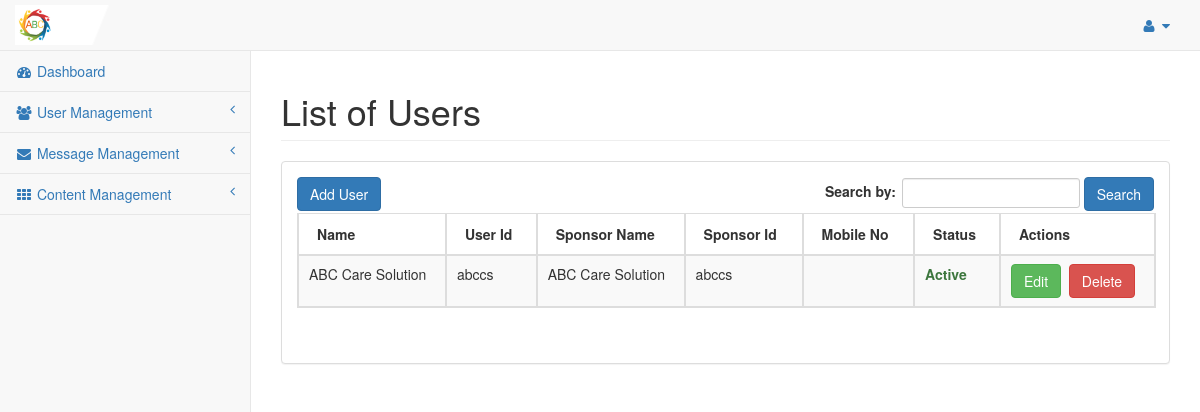
Before: /index.php/admin/user/user_list with the older database file.
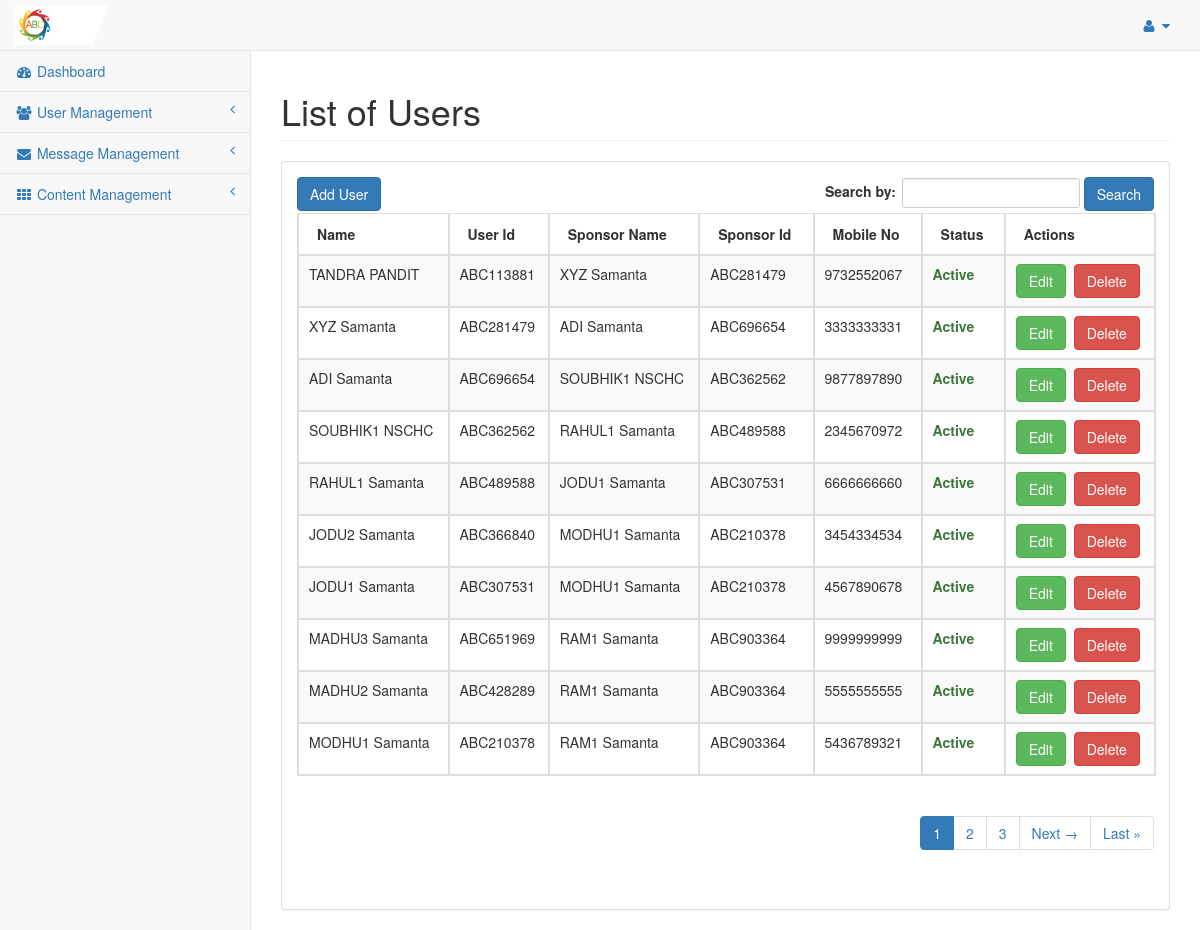
After: the same page with the newer database file.
### tables this page shows
CREATE TABLE `abc_settings` (
  `settings_id` int(11) NOT NULL,
  `sitename` varchar(255) NOT NULL,
  `siteaddress` varchar(255) NOT NULL,
  `logoname` varchar(255) NOT NULL,
  `logopathname` varchar(255) NOT NULL,
  `notification` text NOT NULL,
  `title` text NOT NULL,
  `date_added` int(11) NOT NULL
);

CREATE TABLE `abc_users` (
  `user_id` int(11) NOT NULL,
  `sponsor_id` varchar(255) NOT NULL,
  `first_name` varchar(255) NOT NULL,
  `last_name` varchar(255) NOT NULL,
  `email` varchar(255) NOT NULL,
  `password` varchar(255) NOT NULL,
  `original_password` varchar(255) NOT NULL,
  `mobile_no` varchar(255) NOT NULL,
  `address` text NOT NULL,
  `city` varchar(255) NOT NULL,
  `district` varchar(255) NOT NULL,
  `post_code` varchar(255) NOT NULL,
  `state_id` int(11) NOT NULL,
  `nominee_info` text NOT NULL,
  `nominee_relation` tinytext NOT NULL,
  `about_me` text NOT NULL,
  `pnr1` varchar(255) NOT NULL,
  `pnr2` varchar(255) NOT NULL,
  `pnr3` varchar(255) NOT NULL,
  `parent_id` int(11) NOT NULL,
  `status` enum('Y','N') NOT NULL DEFAULT 'N',
  `last_login` int(11) NOT NULL,
  `approved_on` int(11) NOT NULL,
  `date_added` int(11) NOT NULL,
  `date_modified` int(11) NOT NULL
);

### application/models/Defaultdata.php (called while the page is built, shortened)
<?php
class Defaultdata extends CI_Model {
	private $mydata = array();
	public function getBackendDefaultData()
	{
		$this->mydata["tot_segments"] = $this->getUrlSegments();
		$this->mydata['general_settings'] = $this->grabSettingData();
		$this->mydata['admin_profile'] = $this->grabProfileData();
		$this->mydata["sidebar"] = $this->load->view('admin/partials/sidebar', null, true);
		$this->data = $this->mydata;
		$this->headerdata = $this->mydata;
		$this->data["header"] = $this->load->view('admin/partials/header', $this->headerdata, true);
		$this->data["head"] = $this->load->view('admin/partials/head', $this->headerdata, true);
		$this->data["footer"] = $this->load->view('admin/partials/footer', null, true);
		return $this->data;
	}
	public function getUrlSegments()
	{
		$all_segment=$this->uri->segment_array();
		return $all_segment;
	}
	public function grabSettingData(){
		$query = $this->db->get(TABLE_SETTINGS);
		return $query->row();
	}
	public function grabProfileData(){
		$query = $this->db->get(TABLE_ADMIN);
		return $query->row();
	}
}
?>

### application/controllers/admin/User.php (called while the page is built, shortened)
<?php
	class User extends CI_Controller {
		public $data = array();
		public function __construct(){
			parent::__construct();
			$this->load->model('userdata');
			$this->data = $this->defaultdata->getBackendDefaultData();
		}
		public function user_list()
		{
			$like = array();
			parse_str($_SERVER['QUERY_STRING'], $like);
			unset($like['page']);
			$search_key = $this->input->get('search_key');
			if(isset($search_key) && $search_key){
				$this->data['search_key'] = $search_key;
			}else{
				$this->data['search_key'] = '';
			}
			$user_data = $this->userdata->grab_user_list(null, $like);
			$config['base_url'] = base_url('admin/user-list');
			$config['total_rows'] = count($user_data);
			$pagination = $this->config->item('pagination');
			$pagination = array_merge($config, $pagination);
			$this->pagination->initialize($pagination);
			$this->data['page'] = ($this->input->get('page')) ? $this->input->get('page') : 0;
			$this->data['pagination'] = $this->pagination->create_links();
			$user_paginated_data = $this->userdata->grab_user_list($this->data['page'], $like);
			$this->data['user_details'] = $user_paginated_data;
			$this->load->view('admin/user_list', $this->data);
		}
	}
?>

### index.php (called while the page is built, shortened)
<?php
require_once BASEPATH.'core/CodeIgniter.php';

### application/models/Userdata.php (called while the page is built, shortened)
<?php
class Userdata extends CI_Model {
	public function grab_user_list($page=null, $like){
		$likes = '';
		if(is_numeric($page)){
			$sql = "SELECT A.user_id AS id, A.first_name AS first_name, A.last_name AS last_name, A.mobile_no, A.sponsor_id AS user_id, A.status, B.first_name AS parent_first_name, B.last_name AS parent_last_name, B.sponsor_id FROM ".TABLE_USER." A, ".TABLE_USER." B WHERE A.parent_id = B.user_id ".$likes." ORDER BY A.user_id DESC LIMIT ".$page.", ".PAGINATION_PER_PAGE;
		}else{
			$sql = "SELECT A.user_id AS id, A.first_name AS first_name, A.last_name AS last_name, A.mobile_no, A.sponsor_id AS user_id, A.status, B.first_name AS parent_first_name, B.last_name AS parent_last_name, B.sponsor_id FROM ".TABLE_USER." A, ".TABLE_USER." B WHERE A.parent_id = B.user_id ".$likes." ORDER BY A.user_id DESC";
		}
		$query = $this->db->query($sql);
		return $query->result();
	}
}

### application/config/config.php (called while the page is built, shortened)
<?php
switch(ENVIRONMENT){
	case "development":
		$config['base_url'] = 'http://localhost/abc_git/';
	break;
}
$config['index_page'] = 'index.php';
$config['uri_protocol']	= 'REQUEST_URI';
$config['url_suffix'] = '';
$config['language']	= 'english';
$config['charset'] = 'UTF-8';
$config['enable_hooks'] = FALSE;
$config['subclass_prefix'] = 'MY_';
$config['composer_autoload'] = FALSE;
$config['permitted_uri_chars'] = 'a-z 0-9~%.:_\-';
$config['enable_query_strings'] = FALSE;
$config['controller_trigger'] = 'c';
$config['function_trigger'] = 'm';
$config['directory_trigger'] = 'd';
$config['allow_get_array'] = TRUE;
$config['log_threshold'] = 4;
$config['log_path'] = '';
$config['log_file_extension'] = '';
$config['log_file_permissions'] = 0644;
$config['log_date_format'] = 'Y-m-d H:i:s';
$config['error_views_path'] = '';
$config['cache_path'] = '';
$config['cache_query_string'] = FALSE;
$config['encryption_key'] = 'E)H@McQfTjWmZq4t7w!z%C*F-JaNdRgUkXp2s5u8x/A?D(G+KbPeShVmYq3t6w9y';
$config['sess_driver'] = 'files';
$config['sess_cookie_name'] = 'ci_session';
$config['sess_expiration'] = 7200;
$config['sess_save_path'] = NULL;
$config['sess_match_ip'] = FALSE;
$config['sess_time_to_update'] = 300;
$config['sess_regenerate_destroy'] = FALSE;
$config['cookie_prefix']	= '';
$config['cookie_domain']	= '';
$config['cookie_path']		= '/';
$config['cookie_secure']	= FALSE;
$config['cookie_httponly'] 	= FALSE;
$config['standardize_newlines'] = FALSE;
$config['global_xss_filtering'] = FALSE;
$config['csrf_protection'] = FALSE;
$config['csrf_token_name'] = 'csrf_test_name';
$config['csrf_cookie_name'] = 'csrf_cookie_name';
$config['csrf_expire'] = 7200;
$config['csrf_regenerate'] = TRUE;
$config['csrf_exclude_uris'] = array();
$config['compress_output'] = FALSE;
$config['time_reference'] = 'local';
$config['rewrite_short_tags'] = FALSE;
$config['proxy_ips'] = '';

### application/views/admin/user_list.php (the view)
<?php echo $head;?>
<div id="wrapper">
	<?php echo $header;?>
	<div id="page-wrapper" style="min-height: 374px;">
    <div class="row">
        <div class="col-lg-12">
            <h1 class="page-header">List of Users</h1>
        </div>
    </div>
    <div class="row">
        <div class="col-lg-12">
            <div class="panel panel-default">
				<div class="panel-body">
					<div id="dataTables-example_wrapper" class="dataTables_wrapper form-inline dt-bootstrap no-footer">
					  <div class="row">
						 <div class="col-sm-6">
							<a href="<?php echo base_url('admin/user-add');?>" class="btn btn-primary">Add User</a>
						 </div>
						 <div class="col-sm-6">
							<form action="<?php echo base_url('admin/user-list');?>" method="GET" role="form">
								<div id="dataTables-example_filter" class="dataTables_filter">
									<label>Search by:<input name="search_key" type="search" class="form-control input-sm" placeholder="" aria-controls="dataTables-example" id="user-search" value="<?php echo $search_key;?>"></label>
									<button type="submit" class="btn btn-primary">Search</button>
								</div>
							</form>
						 </div>
					  </div>
					  <div class="row">
						 <div class="col-sm-12">
							<table width="100%" class="table table-striped table-bordered table-hover dataTable no-footer dtr-inline" id="dataTables-example" role="grid" aria-describedby="dataTables-example_info" style="width: 100%;">
							   <thead>
								  <tr role="row">
									<th>Name</th>
									<th>User Id</th>
									<th>Sponsor Name</th>
									<th>Sponsor Id</th>
									<th>Mobile No</th>
									<th>Status</th>
									<th>Actions</th>
								  </tr>
							   </thead>
							   <tbody>
							    <?php if(!empty($user_details)){ ?>
								<?php foreach($user_details AS $detail) {?>
								  <tr class="gradeA odd" role="row">
									 <td><?php echo $detail->first_name.' '.$detail->last_name;?></td>
									 <td><?php echo $detail->user_id;?></td>
									 <td><?php echo $detail->parent_first_name.' '.$detail->parent_last_name;?></td>
									 <td><?php echo $detail->sponsor_id;?></td>
									 <td><?php echo $detail->mobile_no;?></td>
									 <td class="center"><?php echo ($detail->status == 'Y' ? '<strong class="text-success">Active</strong>' : '<strong class="text-danger">Inactive</strong>');?></td>
									 <td class="center">
										<a href="<?php echo base_url('admin/user-edit/'.$detail->id);?>" class="btn btn-success" title="Edit">Edit</a>&nbsp;
										<?php
											if($detail->status == 'Y'){
										?>
										<a href="javascript:void(0);" onclick="onDeleteConfirm('<?php echo base_url('admin/user/user_delete/'.$detail->id);?>');" class="btn btn-danger" title="Delete">Delete<a>
										<?php
											}
										?>
									</td>
								  </tr>
								  <?php } ?>
								  <?php }else{ ?>
								  <tr class="gradeA odd" role="row"><td colspan="7" style="text-align:center;">No records found</td></tr>
								  <?php } ?>
							   </tbody>
							</table>
						 </div>
					  </div>
					 <div class="pagination" style="float:right;">
						<?php echo $pagination ?>
					</div>
					</div>
					</div>
            </div>
        </div>
    </div>
</div>
</div>
<?php echo $footer; ?>

### application/views/admin/partials/sidebar.php (shortened to what this page needs)
<div class="navbar-default sidebar" role="navigation">
	<div class="sidebar-nav navbar-collapse">
		<ul class="nav" id="side-menu">
			<li>
				<a href="<?php echo base_url('admin/dashboard');?>"><i class="fa fa-dashboard fa-fw"></i> Dashboard</a>
			</li>
			<li>
				<a href="#"><i class="fa fa-users fa-fw"></i> User Management<span class="fa arrow"></span></a>
			</li>
			<li>
				<a href="#"><i class="fa fa-envelope fa-fw"></i> Message Management<span class="fa arrow"></span></a>
			</li>
			<li>
				<a href="#"><i class="fa fa-th fa-fw"></i> Content Management<span class="fa arrow"></span></a>
			</li>
		</ul>
	</div>
</div>

### application/views/admin/partials/header.php (shortened to what this page needs)
<nav class="navbar navbar-default navbar-static-top" role="navigation" style="margin-bottom: 0">
	<div class="navbar-header">
		<a class="navbar-brand" href="<?php echo base_url('admin/dashboard');?>">
			<?php
				if(isset($general_settings->logoname) && file_exists(UPLOAD_RELATIVE_LOGO_PATH.$general_settings->logoname)){
			?>
				<img src="<?php echo UPLOAD_LOGO_PATH.$general_settings->logoname.'?v='.time();?>" width="230" height="50">
			<?php
				}
			?>
		</a>
	</div>
	<ul class="nav navbar-top-links navbar-right">
		<li class="dropdown">
			<a class="dropdown-toggle" data-toggle="dropdown" href="#">
				<i class="fa fa-user fa-fw"></i> <i class="fa fa-caret-down"></i>
			</a>
		</li>
	</ul>
	<?php echo $sidebar; ?>
</nav>

### application/views/admin/partials/head.php (shortened to what this page needs)
<!DOCTYPE html>
	<html lang="en">
	<head>
		<link href="<?php echo base_url(); ?>assets/styles/bootstrap.min.css" rel="stylesheet">
		<link href="<?php echo base_url(); ?>assets/styles/metisMenu.min.css" rel="stylesheet">
		<link href="<?php echo base_url(); ?>assets/styles/sb-admin-2.css" rel="stylesheet">
		<link href="<?php echo base_url(); ?>assets/styles/jquery.dataTables.min.css" rel="stylesheet" type="text/css">
		<link href="<?php echo base_url(); ?>assets/styles/font-awesome.min.css" rel="stylesheet" type="text/css">
		<link rel="stylesheet" href="<?php echo base_url(); ?>assets/styles/jquery-ui.min.css">
		<link rel="stylesheet" href="<?php echo base_url(); ?>assets/styles/fine-uploader-new.min.css">
		<link rel="stylesheet" href="<?php echo base_url(); ?>assets/styles/select2.min.css">
	</head>
	<body>

### application/views/admin/partials/footer.php (shortened to what this page needs)
</body>
</html>

### application/config/global_constant.php (shortened to what this page needs)
<?php
	$config['site_info'] = array(
		"email_smtp_host" => "localhost",
		"email_smtp_port" => "25",
		"smtp_email" => "",
		"smtp_password" => "",
		"max_register_user" => 10,
		"max_active_user" => 4,
		"google_captcha_site_key" => "6LcSjaQUAAAAAAmNa_3MEmKWFdycM-RQWeMAJOSb",
		"google_captcha_secret_key" => "6LcSjaQUAAAAABkotuBc7mGVGveQND2a_hlOmAM-",
		"activation_fees" => 3200,
		"donation_per_basis" => 1000
	);
	$config['pagination']['per_page'] = PAGINATION_PER_PAGE;
	$config['pagination']["uri_segment"] = 3;
	$config['pagination']["num_links"] = 2;
	$config['pagination']['use_page_numbers'] = TRUE;
	$config['pagination']['page_query_string'] = TRUE;
	$config['pagination']['query_string_segment'] = 'page';
	$config['pagination']['reuse_query_string'] = TRUE;
	$config['pagination']['full_tag_open'] = '<ul class="pagination">';
	$config['pagination']['full_tag_close'] = '</ul>';
	$config['pagination']['first_link'] = '&laquo; First';
	$config['pagination']['first_tag_open'] = '<li class="prev page">';
	$config['pagination']['first_tag_close'] = '</li>';
	$config['pagination']['last_link'] = 'Last &raquo;';
	$config['pagination']['last_tag_open'] = '<li class="next page">';
	$config['pagination']['last_tag_close'] = '</li>';
	$config['pagination']['next_link'] = 'Next &rarr;';
	$config['pagination']['next_tag_open'] = '<li class="next page">';
	$config['pagination']['next_tag_close'] = '</li>';
	$config['pagination']['prev_link'] = '&larr; Previous';
	$config['pagination']['prev_tag_open'] = '<li class="prev page">';
	$config['pagination']['prev_tag_close'] = '</li>';
	$config['pagination']['cur_tag_open'] = '<li class="active"><a href="">';
	$config['pagination']['num_tag_open'] = '<li class="page">';
	$config['pagination']['num_tag_close'] = '</li>';

### assets/styles/sb-admin-2.css (style rules this page uses)
body { background-color: #f8f8f8; }
#wrapper { width: 100%; }
#page-wrapper { padding: 0 15px; min-height: 568px; background-color: white; }
@media (min-width: 768px) { #page-wrapper { position: inherit; margin: 0 0 0 250px; padding: 0 30px; border-left: 1px solid #e7e7e7; } }
.navbar-top-links { margin-right: 0; }
.navbar-top-links li { display: inline-block; }
.navbar-top-links li:last-child { margin-right: 15px; }
.navbar-top-links li a { padding: 15px; min-height: 50px; }
.sidebar .sidebar-nav.navbar-collapse { padding-left: 0; padding-right: 0; }
.sidebar ul li { border-bottom: 1px solid #e7e7e7; }
.sidebar .arrow { float: right; }
.sidebar .fa.arrow:before { content: "\f104"; }
@media (min-width: 768px) { .sidebar { z-index: 1; position: absolute; width: 250px; margin-top: 51px; } }
.navbar-default .navbar-brand { padding: 5px 15px; }
.navbar-brand img { max-height:40px; width:auto; }
table.dataTable thead th, table.dataTable thead td { border-bottom: 1px solid #ddd !important; }
table.dataTable.no-footer { border-bottom: 1px solid #ddd !important; }

Changed rows visible on the page:
no longer on this page (row edited): abc_users: first_name "ABC Care Solution", sponsor "abccs", status "Active"
added abc_users: first_name "TANDRA", last_name "PANDIT", sponsor "ABC113881", abc_users.first_name "XYZ", abc_users.last_name "Samanta", abc_users.sponsor_id "ABC281479", mobile_no "9732552067", status "Active"
added abc_users: first_name "XYZ", last_name "Samanta", sponsor "ABC281479", abc_users.first_name "ADI", abc_users.last_name "Samanta", abc_users.sponsor_id "ABC696654", mobile_no "3333333331", status "Active"
added abc_users: first_name "ADI", last_name "Samanta", sponsor "ABC696654", abc_users.first_name "SOUBHIK1", abc_users.last_name "NSCHC", abc_users.sponsor_id "ABC362562", mobile_no "9877897890", status "Active"
added abc_users: first_name "SOUBHIK1", last_name "NSCHC", sponsor "ABC362562", abc_users.first_name "RAHUL1", abc_users.last_name "Samanta", abc_users.sponsor_id "ABC489588", mobile_no "2345670972", status "Active"
added abc_users: first_name "RAHUL1", last_name "Samanta", sponsor "ABC489588", abc_users.first_name "JODU1", abc_users.last_name "Samanta", abc_users.sponsor_id "ABC307531", mobile_no "6666666660", status "Active"
added abc_users: first_name "JODU2", last_name "Samanta", sponsor "ABC366840", abc_users.first_name "MODHU1", abc_users.last_name "Samanta", abc_users.sponsor_id "ABC210378", mobile_no "3454334534", status "Active"
added abc_users: first_name "JODU1", last_name "Samanta", sponsor "ABC307531", abc_users.first_name "MODHU1", abc_users.last_name "Samanta", abc_users.sponsor_id "ABC210378", mobile_no "4567890678", status "Active"
added abc_users: first_name "MADHU3", last_name "Samanta", sponsor "ABC651969", abc_users.first_name "RAM1", abc_users.last_name "Samanta", abc_users.sponsor_id "ABC903364", mobile_no "9999999999", status "Active"
added abc_users: first_name "MADHU2", last_name "Samanta", sponsor "ABC428289", abc_users.first_name "RAM1", abc_users.last_name "Samanta", abc_users.sponsor_id "ABC903364", mobile_no "5555555555", status "Active"
added abc_users: first_name "MODHU1", last_name "Samanta", sponsor "ABC210378", abc_users.first_name "RAM1", abc_users.last_name "Samanta", abc_users.sponsor_id "ABC903364", mobile_no "5436789321", status "Active"
Other visible differences:
$pagination: (not shown) → "1 2 3 Next → Last »"
